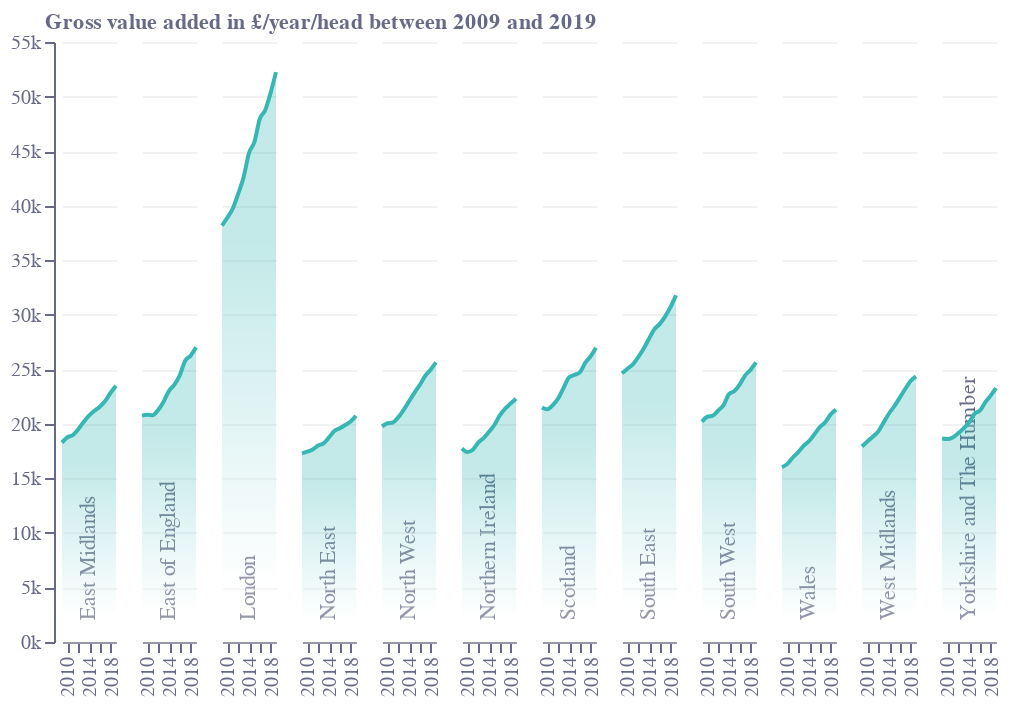

Notebook source saved alongside this figure:
### Code cell
base = (
    alt.Chart(f1)
    .encode(
        x=alt.X(
            "year:Q",
            sort=[],
            axis=alt.Axis(
                grid=False,
                titleAlign="center",
                titleAnchor="middle",
                title="",
                format=".0f",
                titleY=-15,
                titleX=207,
                labelColor=colors["eco-gray"],
                titleColor=colors["eco-gray"],
                tickColor=colors["eco-gray"],
                domainColor=colors["eco-gray"],
                tickCount=4,
                orient="bottom",
                labelAngle=270,
            ),
        ),
        tooltip="tooltip:N",
    )
    .transform_calculate(
        tooltip="datum.region+' | '+datum.year+' | '+datum.gdp_per_head+ ' £/year/head'"
    )
)
line = base.mark_area(
    interpolate="monotone",
    fillOpacity=0.3,
    line={"color": colors["eco-turquiose"]},
    color=alt.Gradient(
        gradient="linear",
        stops=[
            alt.GradientStop(color=colors["eco-turquiose"], offset=0.7),
            alt.GradientStop(color="white", offset=0.1),
        ],
        x1=1,
        x2=1,
        y1=1,
        y2=0,
    ),
).encode(
    y=alt.Y(
        "gdp_per_head:Q",
        sort=[],
        axis=alt.Axis(
            grid=True,
            gridOpacity=0.4,
            title="Gross value added in £/year/head between 2009 and 2019",
            titleX=-5,
            titleY=-5,
            titleBaseline="bottom",
            titleAngle=0,
            format="s",
            titleAlign="left",
            labelColor=colors["eco-gray"],
            titleColor=colors["eco-gray"],
            tickColor=colors["eco-gray"],
            domainColor=colors["eco-gray"],
        ),
    ),
    column=alt.Column(
        "region:N",
        spacing=5,
        header=alt.Header(
            labelAngle=270,
            labelPadding=-38,
            labelAlign="left",
            labelColor=colors["eco-gray"],
            labelFontSize=11,
            title="",
            labelOrient="bottom",
        ),
    ),
)
layer1 = (
    ((line).properties(height=300, width=27))
    .configure_view(stroke=None)
    .properties(title="")
)
layer1.save("visualisation/" + f + ".json")
layer1.save("visualisation/" + f + ".png")
open("README.md", "w").write(readme)
layer1

### Figure 1 — Vega-Lite specification as saved in the notebook (floating-point values rounded to 4 significant figures; data arrays with more than 128 entries replaced by an {"elided": "..."} marker saying what was removed)
{"config": {"view": {"continuousWidth": 400, "continuousHeight": 300, "stroke": null}}, "data": {"name": "data-93b3c0dfc1715b61dcf59dabb510c4ab"}, "mark": {"type": "area", "color": {"gradient": "linear", "stops": [{"color": "#36B7B4", "offset": 0.7}, {"color": "white", "offset": 0.1}], "x1": 1, "x2": 1, "y1": 1, "y2": 0}, "fillOpacity": 0.3, "interpolate": "monotone", "line": {"color": "#36B7B4"}}, "encoding": {"column": {"type": "nominal", "field": "region", "header": {"labelAlign": "left", "labelAngle": 270, "labelColor": "#676A86", "labelFontSize": 11, "labelOrient": "bottom", "labelPadding": -38, "title": ""}, "spacing": 5}, "tooltip": {"type": "nominal", "field": "tooltip"}, "x": {"type": "quantitative", "axis": {"domainColor": "#676A86", "format": ".0f", "grid": false, "labelAngle": 270, "labelColor": "#676A86", "orient": "bottom", "tickColor": "#676A86", "tickCount": 4, "title": "", "titleAlign": "center", "titleAnchor": "middle", "titleColor": "#676A86", "titleX": 207, "titleY": -15}, "field": "year", "sort": []}, "y": {"type": "quantitative", "axis": {"domainColor": "#676A86", "format": "s", "grid": true, "gridOpacity": 0.4, "labelColor": "#676A86", "tickColor": "#676A86", "title": "Gross value added in £/year/head between 2009 and 2019", "titleAlign": "left", "titleAngle": 0, "titleBaseline": "bottom", "titleColor": "#676A86", "titleX": -5, "titleY": -5}, "field": "gdp_per_head", "sort": []}}, "height": 300, "title": "", "transform": [{"calculate": "datum.region+' | '+datum.year+' | '+datum.gdp_per_head+ ' £/year/head'", "as": "tooltip"}], "width": 27, "$schema": "https://vega.github.io/schema/vega-lite/v4.8.1.json", "datasets": {"data-93b3c0dfc1715b61dcf59dabb510c4ab": {"elided": "132 records"}}}
